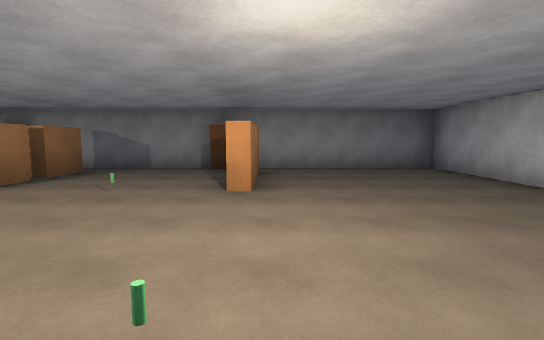
View 1 (above)

13 first-person views from a walk through a scene from a Unity 3-D project. The camera is 1.5 m above the floor, tilts 6° down and sees 85° across. Doors are open. The floor is counted in squares, 2 m on a side. Each view is taken from the middle of a square. On the plan, view 1 faces up. The plan holds only what a view shows up to about 10 squares ahead; the rest is blank. The player character is not drawn.

View 2
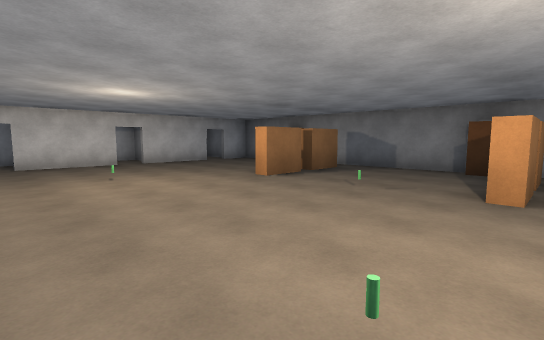

View 3
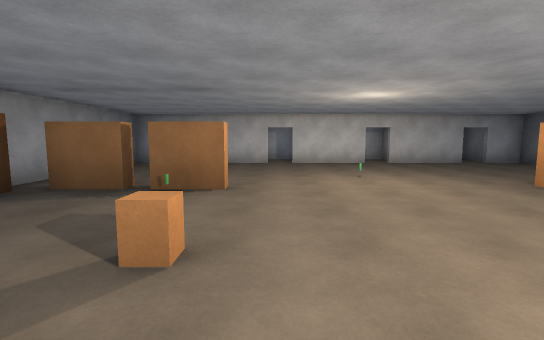

View 4
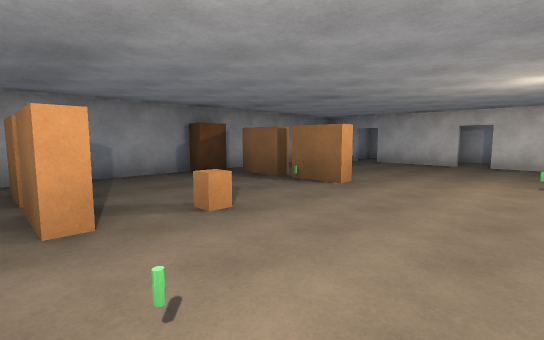

View 5
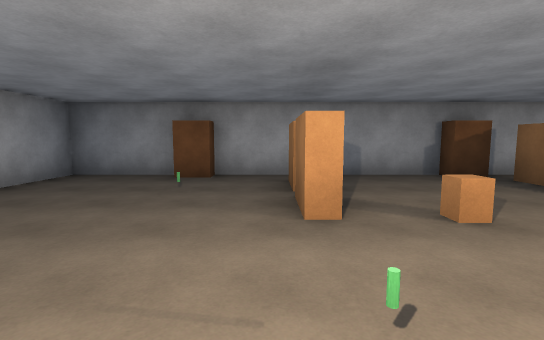

View 6
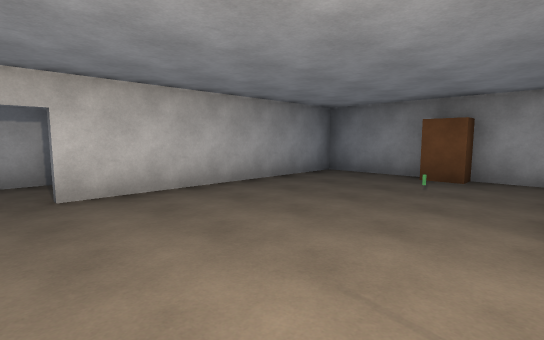

View 7
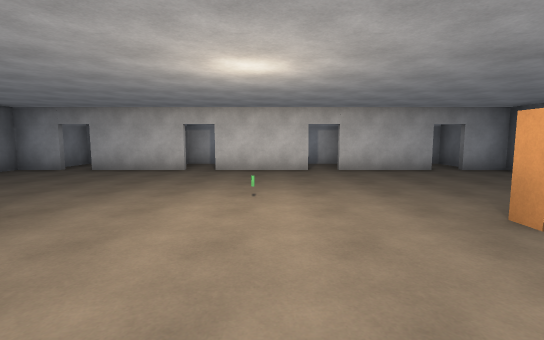

View 8
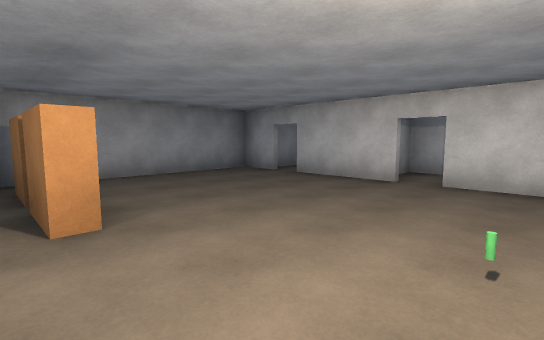

View 9
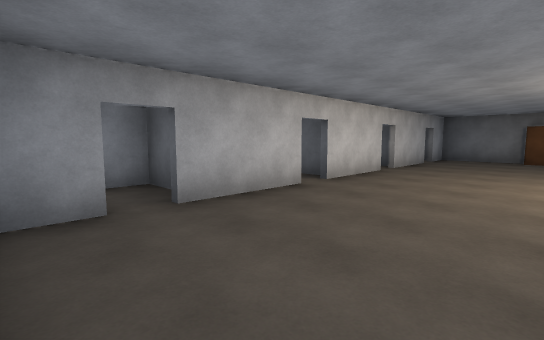

View 10
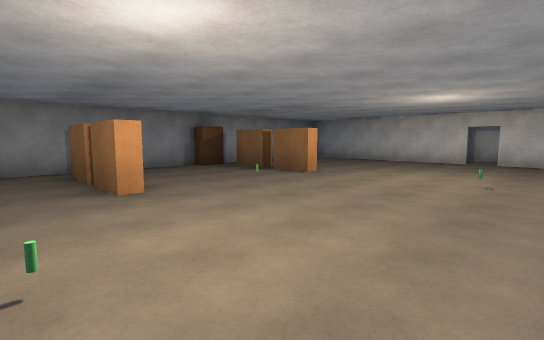

View 11
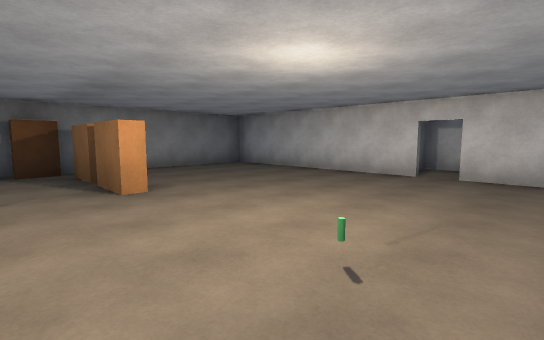

View 12
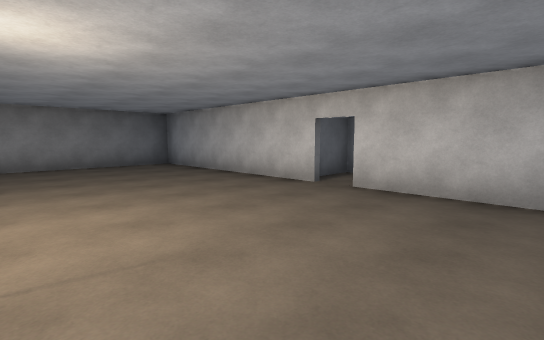

View 13
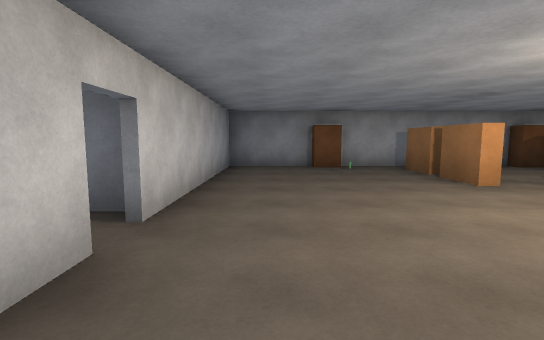

### Floor plan
Points are (right, up) in squares from view 1. A wall is a line through its corners. A room is listed if a view was taken in it or the views show most of it. See-through windows are left out.
Room 1 (views 1, 2, 3, 4, 5, 6, 7, 8, 9, 10, 11, 12, 13)
walls: (4.2, 2) (4.2, 7.7) (-9.2, 7.7) (-9.2, 6.6); (-9.2, 0) (-9.2, -2.4); (-9.2, 3) (-9.2, 0.6); (-9.2, -3) (-9.2, -4.2) (4.2, -4.2) (4.2, 1.4); (-9.2, 6) (-9.2, 3.6)
ways out: open door at (-9, -2.5) to room 2; open door at (-9, 0.5) to room 3; open door at (-9, 3.5) to room 4; open door at (-9, 6.5); open door at (4, 2)
objects: other object (-7, 7); other object (-5, -3); other object (-5, -1); other object (-5, 5); other object (-5, 6); other object (-4, -4); other object (-2, -1); other object (-1, -3); other object (-1, -1); other object (-1, 5); other object (-1, 6); other object (-1, 7); other object (2, -4)
Room 2 (no view inside)
walls: (-10.1, -2) (-10.9, -2) (-10.9, -3.5) (-9.8, -3.5)
ways out: open door at (-9, -2.5) to room 1
Room 3 (no view inside)
walls: (-9.5, 1) (-10.1, 1); (-10.9, 0.8) (-10.9, -0.5) (-10.2, -0.5)
ways out: open door at (-9, 0.5) to room 1
Room 4 (no view inside)
walls: (-10.9, 4) (-10.9, 3)
ways out: open door at (-9, 3.5) to room 1

Where each view was taken, in squares from view 1:
view 1: 0 up, 0 right, facing up
view 2: 0 up, 0 right, facing up-left
view 3: 0 up, 0 right, facing left
view 4: 2 up, 0 right, facing down-left
view 5: 2 up, 0 right, facing down
view 6: 2 up, 0 right, facing down-right
view 7: 2 up, 2 left, facing left
view 8: 2 up, 4 left, facing down-left
view 9: 4 down, 6 left, facing up-left
view 10: 0 up, 6 left, facing up-right
view 11: 0 up, 2 left, facing up-right
view 12: 1 down, 0 right, facing up-right
view 13: 4 up, 3 right, facing down
